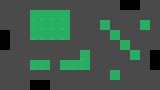

Rendered tile map (Tiled .tmx) drawn with the repository's tilesets; below, a short description and the full map source, tile grids included:
An orthogonal 16x9 tile map with 10x10 px tiles, 1 tile layer (Слой тайлов 1) and 14 objects.

<map version="1.2" tiledversion="1.2.5" orientation="orthogonal" renderorder="right-down" width="16" height="9" tilewidth="10" tileheight="10" infinite="0" nextlayerid="3" nextobjectid="15">
 <tileset firstgid="1" source="Tiles.tsx" />
 <layer id="1" name="Слой тайлов 1" width="16" height="9">
  <data encoding="csv">
545,545,545,545,545,545,545,545,545,545,545,545,0,0,545,545,
545,545,545,8,8,8,8,545,545,545,545,545,545,545,545,545,
545,545,545,8,8,8,8,545,545,545,10,545,545,545,10,545,
0,545,545,8,8,8,8,545,545,545,545,10,545,545,545,545,
0,545,545,545,545,545,545,545,545,545,545,545,10,545,545,545,
545,545,545,545,545,545,545,545,8,545,545,545,545,10,545,0,
545,545,545,8,8,652,8,8,8,545,545,545,545,545,545,0,
545,545,545,545,545,545,545,545,545,545,545,10,545,545,545,545,
545,545,545,0,0,545,545,545,545,545,545,545,545,545,545,545
</data>
 </layer>
 <objectgroup id="2" name="Objects">
  <object id="1" x="29.3461" y="9.72887" width="40.6699" height="30.1435" />
  <object id="2" x="29.8246" y="59.8086" width="20.0957" height="10.3668" />
  <object id="3" x="59.9681" y="60.1276" width="30.1435" height="9.40989" />
  <object id="4" x="79.9043" y="49.7608" width="10.0478" height="10.0478" />
  <object id="5" x="110.207" y="70.0159" width="10.0478" height="9.88836" />
  <object id="6" x="99.8405" y="19.7767" width="10.3668" height="10.0478" />
  <object id="7" x="109.888" y="29.8246" width="9.88836" height="10.0478" />
  <object id="8" x="119.936" y="40.0319" width="10.0478" height="9.88836" />
  <object id="9" x="130.144" y="49.9203" width="10.0478" height="9.88836" />
  <object id="10" x="140.032" y="19.9362" width="10.0478" height="9.88836" />
  <object id="11" x="0" y="29.3461">
   <polyline points="0,0 -0.318979,-29.5056 119.777,-29.3461" />
  </object>
  <object id="12" x="139.872" y="-0.478469">
   <polyline points="0,0 20.2552,0.15949 20.0957,50.2392" />
  </object>
  <object id="13" x="159.968" y="69.8565">
   <polyline points="0,0 0,19.7767 -110.048,19.9362" />
  </object>
  <object id="14" x="29.9841" y="89.9522">
   <polyline points="0,0 -30.1435,0 -30.1435,-40.1914" />
  </object>
 </objectgroup>
</map>
